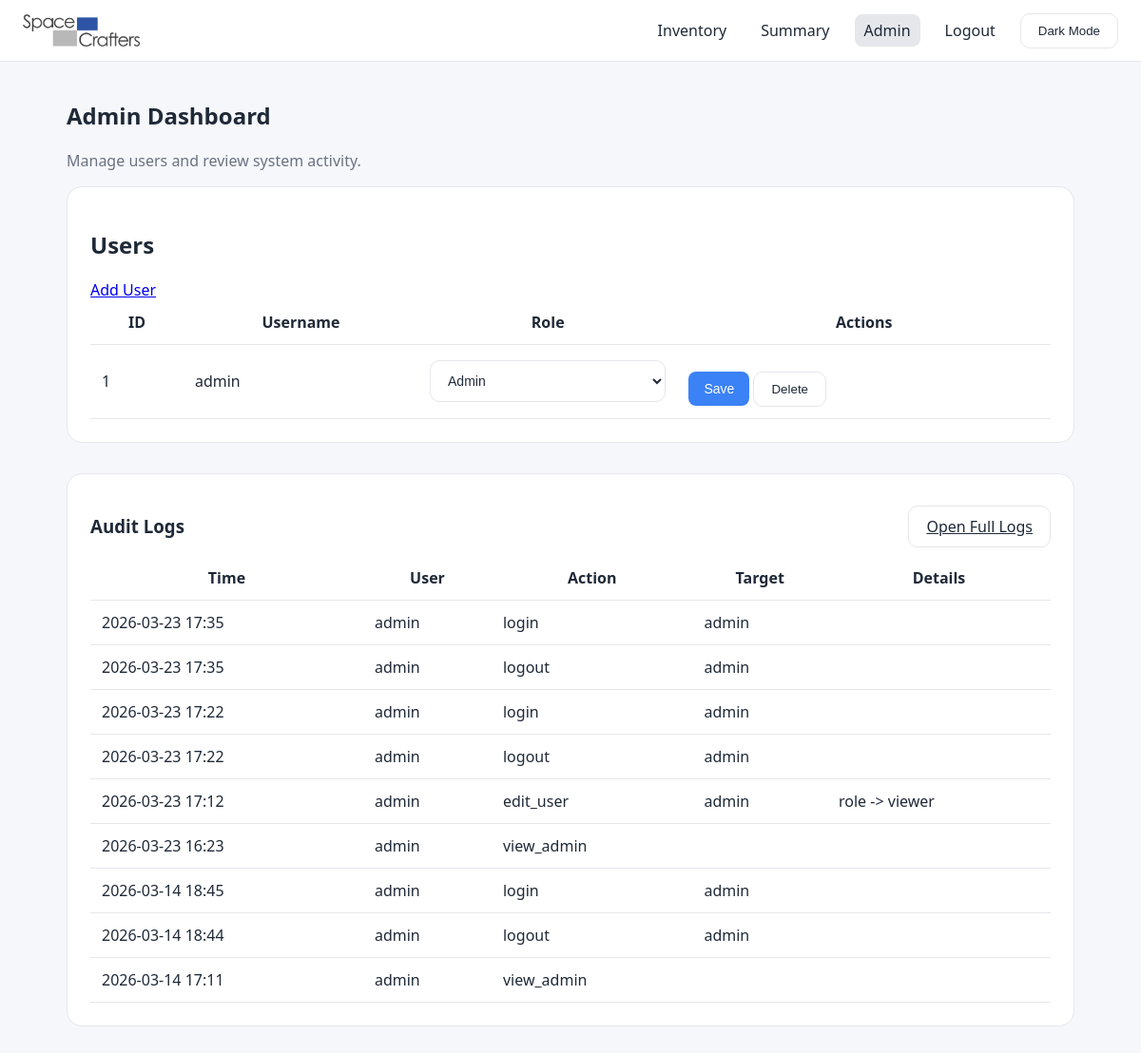
Page /admin (signed in) on the earlier database version.
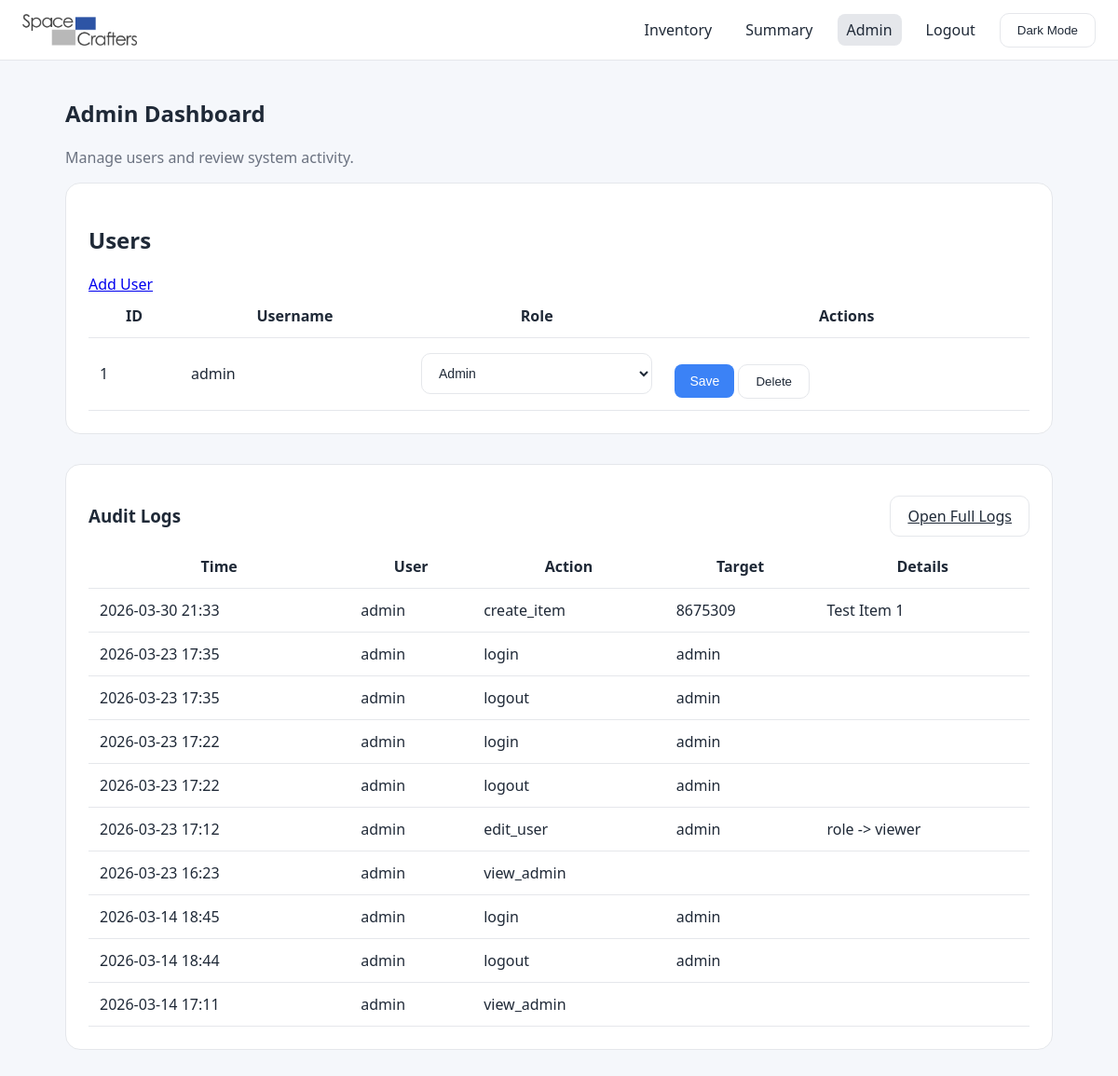
Same page on the later database version.
### models.py (models this page shows)
class User(UserMixin, db.Model):
    __tablename__ = "users"
    id = db.Column(db.Integer, primary_key=True)
    username = db.Column(db.String(100), unique=True, nullable=False)
    password_hash = db.Column(db.String(200), nullable=False)
    role = db.Column(db.String(20), default="viewer")
    audit_logs = db.relationship(
        "AuditLog",
        back_populates="actor",
        cascade="all, delete-orphan",
    )
    @property
    def is_active(self):
        return True
    @property
    def is_admin(self):
        return self.role == "admin"

class AuditLog(db.Model):
    __tablename__ = "audit_logs"
    id = db.Column(db.Integer, primary_key=True)
    actor_id = db.Column(
        db.Integer,
        db.ForeignKey("users.id"),
        nullable=True,
    )
    action = db.Column(db.String(200), nullable=False)
    target = db.Column(db.String(200))
    details = db.Column(db.Text)
    created_at = db.Column(
        db.DateTime,
        default=lambda: datetime.now(timezone.utc),
    )
    actor = db.relationship("User", back_populates="audit_logs")

### app.py (the view)
@app.route("/admin")
@login_required
@admin_required
def admin():
    users = User.query.all()
    logs = AuditLog.query.order_by(AuditLog.id.desc()).limit(10).all()
    return render_template(
        "admin.html",
        users=users,
        logs=logs
    )

### app.py (called while the page is built)
@login_manager.user_loader
def load_user(user_id):
    return db.session.get(User, int(user_id))

def admin_required(view):
    @wraps(view)
    def wrapped(*args, **kwargs):
        if not current_user.is_authenticated or not current_user.is_admin:
            abort(403)
        return view(*args, **kwargs)
    return wrapped

### templates/admin.html (shortened to what this page needs)
{% extends "base.html" %}
{% block content %}
<div class="page">
  <h2>Admin Dashboard</h2>
  <p class="muted-text">Manage users and review system activity.</p>
<div class="card">
    <div class="card-header">
        <h2>Users</h2>
        <a class="btn-primary" href="/admin/add-user">Add User</a>
    </div>
    <table class="table">
    <thead>
        <tr>
            <th>ID</th>
            <th>Username</th>
            <th>Role</th>
            <th>Actions</th>
        </tr>
    </thead>
    <tbody>
        {% for user in users %}
        <tr>
            <td>{{ user.id }}</td>
            <td>{{ user.username }}</td>
            <td>
                <form method="POST" action="{{ url_for('edit_user', user_id=user.id) }}">
                    <select name="role">
                        <option value="admin" {% if user.role == "admin" %}selected{% endif %}>Admin</option>
                    </select>
            </td>
            <td>
                    <button type="submit" class="primary-btn">Save</button>
                <form method="POST"
                      action="{{ url_for('delete_user', user_id=user.id) }}"
                      style="display:inline;"
                      onsubmit="return confirm('Delete this user?')">
                    <button type="submit" class="secondary-btn">
                        Delete
                    </button>
                </form>
            </td>
        </tr>
        {% endfor %}
    </tbody>
</table>
</div>
  <div class="card">
    <div style="display:flex; justify-content:space-between; align-items:center;">
      <h3>Audit Logs</h3>
      <a href="{{ url_for('view_audit_logs') }}" class="secondary-btn">
        Open Full Logs
      </a>
    </div>
    {% if logs %}
    <table class="summary-table">
      <thead>
        <tr>
          <th>Time</th>
          <th>User</th>
          <th>Action</th>
          <th>Target</th>
          <th>Details</th>
        </tr>
      </thead>
      <tbody>
        {% for log in logs[:10] %}
        <tr>
          <td>{{ log.created_at.strftime("%Y-%m-%d %H:%M") if log.created_at else "" }}</td>
          <td>{{ log.actor.username if log.actor else "System" }}</td>
          <td>{{ log.action }}</td>
          <td>{{ log.target or "" }}</td>
          <td>{{ log.details or "" }}</td>
        </tr>
        {% endfor %}
      </tbody>
    </table>
    {% else %}
      <p class="muted-text">No activity yet.</p>
    {% endif %}
  </div>
</div>
{% endblock %}

### templates/base.html (shortened to what this page needs)
<!DOCTYPE html>
<html lang="en">
<head>
    <link rel="stylesheet" href="{{ url_for('static', filename='style.css') }}">
</head>
<body>
<header class="header">
    <div class="nav-left">
        <img src="{{ url_for('static', filename='logo.png') }}" class="logo-img">
    </div>
    <div class="nav-right">
        <nav class="nav-links">
            {% if current_user.is_authenticated %}
                <a href="{{ url_for('index') }}" class="nav-link">Inventory</a>
                <a href="{{ url_for('summary') }}" class="nav-link">Summary</a>
                {% if current_user.is_admin %}
                    <a href="{{ url_for('admin') }}" class="nav-link">Admin</a>
                {% endif %}
                <a href="{{ url_for('logout') }}" class="nav-link">Logout</a>
                <button id="darkToggle" class="secondary-btn">
                </button>
            {% else %}
                <a href="{{ url_for('login') }}" class="nav-link">Login</a>
            {% endif %}
        </nav>
    </div>
</header>
<main class="page">
{% block content %}{% endblock %}
</main>
</body>
</html>

### static/style.css (style rules this page uses)
:root { --blue: #3b82f6; --blue-hover: #2563eb; --bg: #f5f7fb; --card: #ffffff; --border: #e5e7eb; --text: #1f2937; --muted: #6b7280; }
body { margin: 0; font-family: system-ui, -apple-system, sans-serif; background: var(--bg); color: var(--text); }
img { max-width: 100%; display: block; }
.header { position: sticky; top: 0; height: 64px; background: var(--card); border-bottom: 1px solid var(--border); display: flex; justify-content: space-between; align-items: center; padding: 0 24px; z-index: 10; }
.logo-img { height: 34px; }
.nav-left { display: flex; align-items: center; gap: 10px; }
.nav-links { display: flex; gap: 16px; align-items: center; }
.nav-link { text-decoration: none; color: var(--text); font-weight: 500; padding: 6px 10px; border-radius: 8px; }
.nav-link:hover, .nav-link.active { background: var(--border); }
.page { max-width: 1100px; margin: 40px auto; padding: 0 20px; }
.card { background: var(--card); border: 1px solid var(--border); border-radius: 16px; padding: 24px; margin-bottom: 32px; }
.card .primary-btn { margin-top: 16px; }
input, select { width: 100%; max-width: 100%; box-sizing: border-box; padding: 12px 14px; border-radius: 10px; border: 1px solid var(--border); font-size: 14px; background: var(--card); color: var(--text); }
.primary-btn { background: var(--blue); color: white; border: none; padding: 10px 16px; border-radius: 8px; font-size: 14px; font-weight: 500; cursor: pointer; transition: all 0.2s ease; }
.secondary-btn { background: var(--card); border: 1px solid var(--border); padding: 10px 18px; border-radius: 10px; cursor: pointer; color: var(--text); }
.table, .summary-table { width: 100%; border-collapse: collapse; background: var(--card); border-radius: 12px; }
.table th, .table td, .summary-table th, .summary-table td { padding: 12px; border-bottom: 1px solid var(--border); }
.muted-text { color: var(--muted); }
body { overflow-x: hidden; }

Differences in the rows shown:
added AuditLog: created_at "2026-03-30 21:33", actor "admin", action "create_item", target "8675309", details "Test Item 1"
